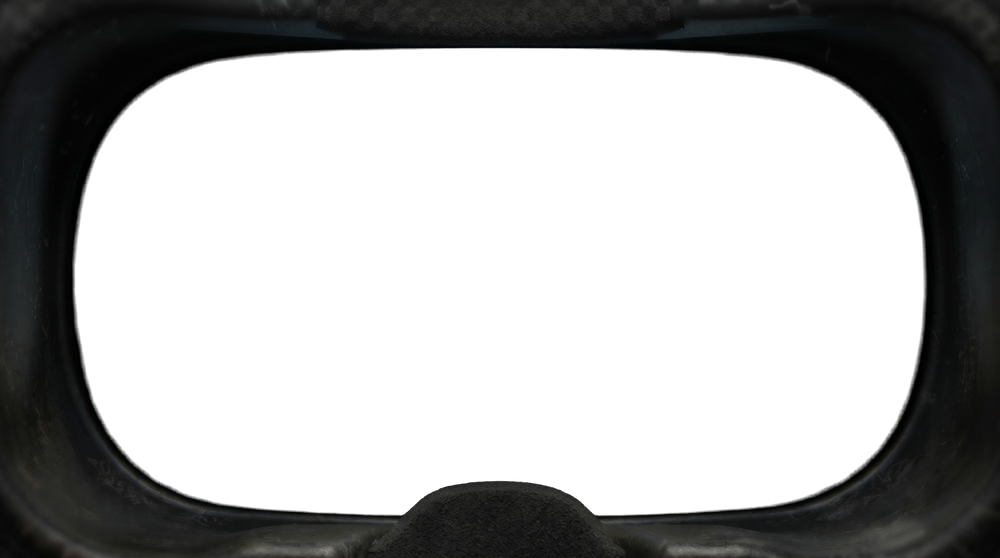
#> input picture shaders/GTAVE_FPV_Bezel.png, 1000 x 558 px, shrunk from 2000 x 1116 before the run
$ python key_bezel.py ../shaders/GTAVE_FPV_Bezel.png ../shaders/GTAVE_FPV_Bezel.png
#> lines starting #> are read from the running program, lines starting #| are printed output that depends on the picture
"""Turns a green-screen goggles photo into the bezel overlay.

Usage: python -I tools/key_bezel.py <input.jpg> <output.png>

The green screen becomes transparent with a soft edge, green spill on the
edge pixels is removed, and the opening's bounding box is printed as window
fractions for [View] BezelRect in GTAVE.FPV.ini: the FPV picture, the lens
and the OSD are fitted into that box, and the bezel is drawn over it.
"""
import sys

import numpy as np
from PIL import Image


def main(src, dst):
#> called with src = '../shaders/GTAVE_FPV_Bezel.png', dst = '../shaders/GTAVE_FPV_Bezel.png'
    rgb = np.asarray(Image.open(src).convert("RGB")).astype(np.float32) / 255.0
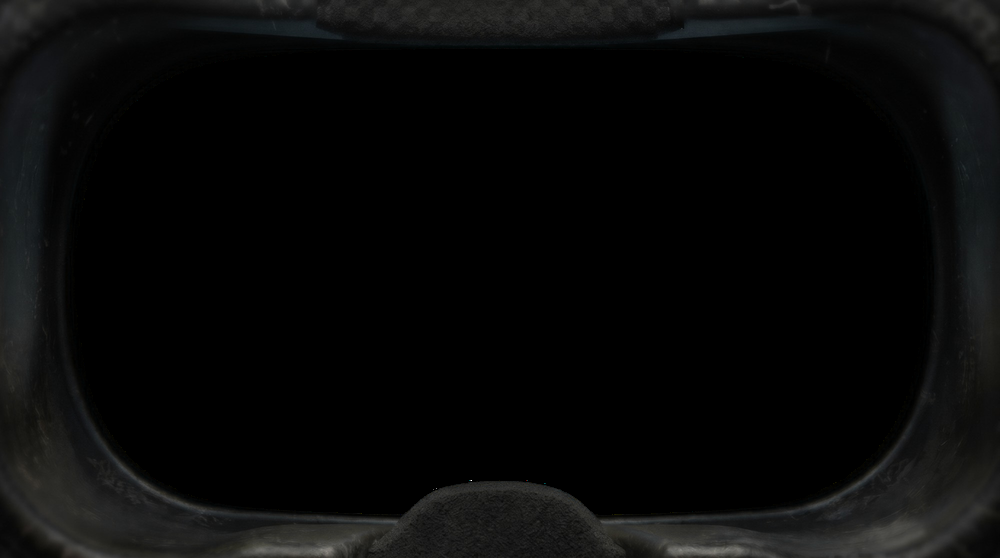
#> rgb: shape (558, 1000, 3) float32; mean R, G, B 0.0344, 0.0356, 0.0349
    r, g, b = rgb[..., 0], rgb[..., 1], rgb[..., 2]
    # How much greener than the other channels: high on the screen, ~0 on the shell.
    green = g - np.maximum(r, b)
    lo, hi = 0.10, 0.30  # below lo opaque, above hi transparent; JPEG noise sits under lo
    alpha = 1.0 - np.clip((green - lo) / (hi - lo), 0.0, 1.0)
#> alpha: shape (558, 1000) float32; every value is 1

    # Despill: no channel of the edge may stay greener than the others.
    g_out = np.minimum(g, np.maximum(r, b))
    out = np.dstack([r, g_out, b, alpha])
    Image.fromarray((out * 255.0 + 0.5).astype(np.uint8), "RGBA").save(dst, optimize=True)

    hole = alpha < 0.5
#> hole: shape (558, 1000) bool; every value is 0
    ys, xs = np.nonzero(hole)
#> ys = empty array; xs = empty array
    h, w = hole.shape
#> h = 558; w = 1000
#> (the run stopped early here; a loop or call above may not have finished)
